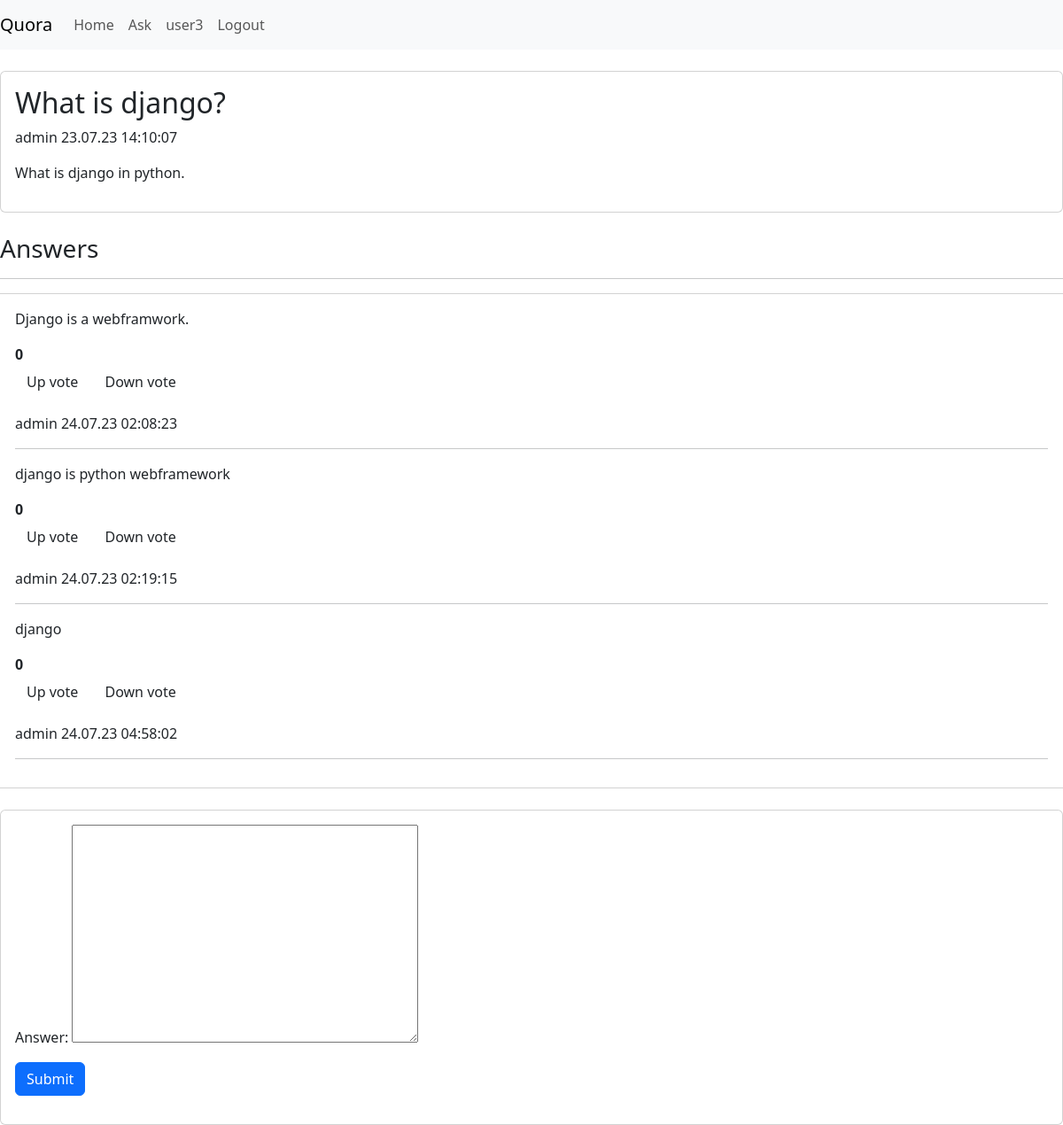
Screenshot of /detail/1/ (signed in) with the database file from the repository.
### QAapp/models.py (models this page shows, shortened)
class Question(models.Model):
    title = models.CharField(max_length=255)
    detail = models.TextField(null=True)
    user = models.ForeignKey(User,on_delete=models.CASCADE)
    add_time = models.DateTimeField(auto_now_add=True)

class Answer(models.Model):
    question = models.ForeignKey(Question,on_delete=models.CASCADE)
    user = models.ForeignKey(User,on_delete=models.CASCADE,null=True)
    answer = models.TextField()
    add_time = models.DateTimeField(auto_now_add=True)

### QAapp/views.py (the view, shortened to what this page needs)
# urls.py: path('detail/<int:pk>/',views.detail,name='home'),
@login_required(login_url='login')
def detail(request,pk):
    quest = Question.objects.get(id=pk)
    answer = Answer.objects.filter(question=quest)
    form = AnswerForm()
    context = {'question':quest,'answers':answer,'form':form}
    return render(request,'QAapp/answer.html',context)

### QAapp/forms.py
class AnswerForm(ModelForm):
    class Meta:
        model = Answer
        fields = ('answer',)

### templates/QAapp/answer.html (shortened to what this page needs)
{% extends 'QAapp/navbar.html' %}
{% block content %}
    <div class="card">
        <div class="card-body">
            <h2>{{question.title}}</h2>
            <p>
            <span>{{question.user}}</span>
            <span>{{question.add_time | date:'d.m.y H:i:s'}}</span>
            </p>
            <p>{{ question.detail }}</p>
        </div>
    </div>
        <h3 class="ml-2">Answers</h3>
        <hr>
    <div class=" row ml-2">
        <div class="card">
            <div class="card-body">
                {% for answer in answers%}
              <p class="card-text">{{answer.answer}}</p>
              <P>
                <div class="upvote">
                    <strong class="upvote-count-{{answer.id}}">{{answer.upvote_set.count}}</strong><br/>
                </div>
                <a href="#" class="btn">Up vote</a>
                <a href="#" class="btn">Down vote</a>
            </P>
              <p><span>{{answer.user}}</span>
                <span>{{answer.add_time | date:'d.m.y H:i:s'}}</span>
            </p>
              <hr>
              {% endfor %}
            </div>
        </div>
    </div>
    <div>
        <div class="card">
            <div class="card-body">
        <form action="" method="POST">
            {{form.as_p}}
        <button type="submit" class="btn btn-primary">Submit</button>
            </div>
        </div>
    </div>
{% endblock %}

### templates/QAapp/navbar.html (shortened to what this page needs)
<link href="https://cdn.jsdelivr.net/npm/bootstrap@5.3.0/dist/css/bootstrap.min.css" rel="stylesheet">
<nav class="navbar navbar-expand-lg navbar-light bg-light">
    <a class="navbar-brand" href="#">Quora</a>
    <div class="collapse navbar-collapse" id="navbarNav">
      <ul class="navbar-nav">
        <li class="nav-item active">
          <a class="nav-link" href="#">Home</a>
        </li>
        <li class="nav-item">
          <a class="nav-link" href="{% url 'ask' %}">Ask</a>
        </li>
        {% if user.is_authenticated %}
        <li class="nav-item">
          <a class="nav-link" href="">{{request.user}}</a>
        </li>
        <li class="nav-item">
            <a class="nav-link" href="{% url 'logout' %}">Logout</a>
        </li>
        {% endif %}
      </ul>
    </div>
</nav>
{% block content %}
{% endblock %}

### rows the page displays
Question: title "What is django?", user "admin", add_time "23.07.23 14:10:07", detail "What is django in python."
Answer: answer "Django is a webframwork.", upvote_set.count "0", user "admin", add_time "24.07.23 02:08:23"
Answer: answer "django is python webframework", upvote_set.count "0", user "admin", add_time "24.07.23 02:19:15"
Answer: answer "django", upvote_set.count "0", user "admin", add_time "24.07.23 04:58:02"

### other values shown
{{ request.user }} "user3"
